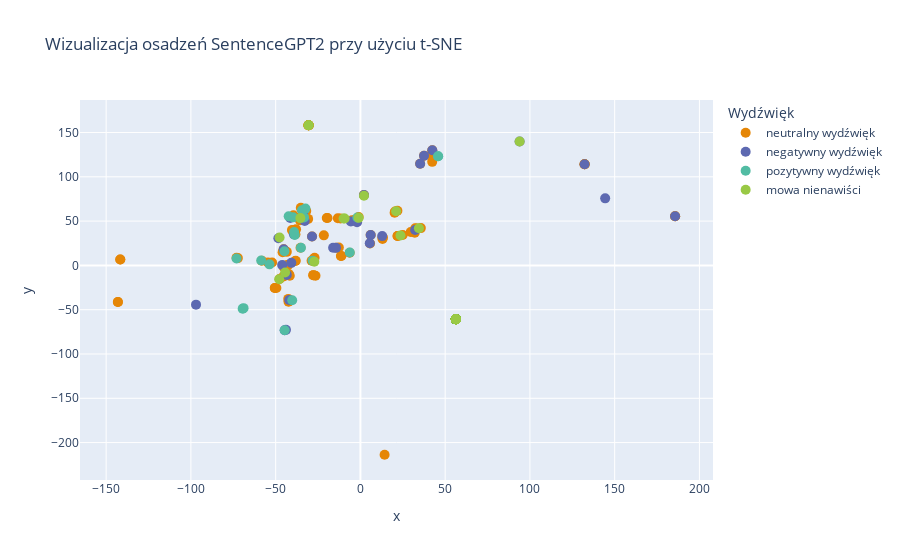

This figure's notebook cell:
### Code cell
run_model2('nie3e/sentiment-polish-gpt2-small', dataset, use_lora = True)

### Figure 1 — Plotly figure (JSON) as saved in the notebook; plotly's stock layout.template omitted (floating-point values rounded to 4 significant figures; data arrays with more than 128 entries replaced by an {"elided": "..."} marker saying what was removed)
{"data": [{"hovertemplate": "<b>%{hovertext}</b><br><br>Wydźwięk=neutralny wydźwięk<br>x=%{x}<br>y=%{y}<extra></extra>", "hovertext": {"elided": "421 str values"}, "legendgroup": "neutralny wydźwięk", "marker": {"color": "rgb(229, 134, 6)", "size": 10, "symbol": "circle"}, "mode": "markers", "name": "neutralny wydźwięk", "orientation": "v", "showlegend": true, "type": "scatter", "x": {"elided": "421 float values"}, "xaxis": "x", "y": {"elided": "421 float values"}, "yaxis": "y"}, {"hovertemplate": "<b>%{hovertext}</b><br><br>Wydźwięk=negatywny wydźwięk<br>x=%{x}<br>y=%{y}<extra></extra>", "hovertext": {"elided": "175 str values"}, "legendgroup": "negatywny wydźwięk", "marker": {"color": "rgb(93, 105, 177)", "size": 10, "symbol": "circle"}, "mode": "markers", "name": "negatywny wydźwięk", "orientation": "v", "showlegend": true, "type": "scatter", "x": {"elided": "175 float values"}, "xaxis": "x", "y": {"elided": "175 float values"}, "yaxis": "y"}, {"hovertemplate": "<b>%{hovertext}</b><br><br>Wydźwięk=pozytywny wydźwięk<br>x=%{x}<br>y=%{y}<extra></extra>", "hovertext": {"elided": "176 str values"}, "legendgroup": "pozytywny wydźwięk", "marker": {"color": "rgb(82, 188, 163)", "size": 10, "symbol": "circle"}, "mode": "markers", "name": "pozytywny wydźwięk", "orientation": "v", "showlegend": true, "type": "scatter", "x": {"elided": "176 float values"}, "xaxis": "x", "y": {"elided": "176 float values"}, "yaxis": "y"}, {"hovertemplate": "<b>%{hovertext}</b><br><br>Wydźwięk=mowa nienawiści<br>x=%{x}<br>y=%{y}<extra></extra>", "hovertext": ["@USER Gorszącej niechęci, co ty pierdolisz?", "#Woronicza17 Jako telewidz słyszę ciągłe mamrotanie posła PO. P. pośle MAMROT jest dobry na ławeczce w Wilkowyjach.", "@USER Sam się sobie dziwie ale nie często można pisać z amebą :)", "@USER @USER @USER @USER @USER Spokojnie, napewno się nie załapiesz. Za mało inteligentny jesteś", "@USER Na miejscu protestujących, przed tymi kamerami napluł bym mu w pysk i wywalił stamtąd na butach", "@USER Widzisz, i to jest różnica między człowiekiem inteligentnym a kimś, komu apaszka odcina dopływ tlenu w do mózgu.", "Ani jednego człowieka z pis nie toleruję, tak mam, coś ze mną nie tak chyba", "@USER @USER Tym.razem zakończymy ta dyskusje bo szkoda mi czasu na gawędy o niczym z debilem.", "@USER Co za jebana chorągiewka. Zero szacunku dla takich zawodników.", "@USER @USER Jakiś prosty przepis by wymyslili, a tak  teraz karakan wyglada jakby mial pelne pieluchomajtki", "@USER @USER @USER I się schowam, pisz debilu", "@USER Tak samo jak twoje brednie na TT sfrustrowany starcze.", "Psychopolactwo w kontrnatarciu, spierdalam do piwnicy", "@USER Pan Prezydent A. Duda. Glabie.", "@USER @USER Twitter jest bez ciebie jak świadek Jehowy szarpiący klamkę", "LUDZIE MAJĄ BÓL DUPY O NOTATKI JAKIEJŚ LASKI AJM????\\nzostawcie ja w spokoju kurwa jesteście jacyś jebnieci wszyscy", "@USER @USER scierwa, zdrajcy, szubienica, bereza, lewactwo kwiczy, boli ich to o mnie, ale proste może być życie", "@USER Potraficie spierdolić najprostszą sprawę. Jesteście palantami a nie opozycją. Won z Sejmu.", "@USER Ale Pani nie pomyli się nikomu - wredna i upierdliwa stara panna jedyna w swoim rodzaju.", "@USER @USER Kolejny fejkowy program. 100% insynuacji na zapotrzebowanie PiSu. Szmaciarska tv.", "@USER Już wycie wasze nie pomoże komunistycznej kaście sędziowskiej.Teraz jeszcze te niemieckie media uporządkować trzeba.", "@USER @USER Fajny taki dyspozycyjny klakier osobisty 👏", "@USER Faszyzujący ultrasie, jak tam sprawa z koroną?", "@USER Ten Pan w okularach w środku to też niepełnosprawny. Umysłowo.", "@USER W ramach przywracania skromności Prezes powinien zmienić nazwę spółki Srebrna na Skromna. Ciemny lud to kupi.", "Jutro idę z faszystami na rower, są pojebani", "@USER @USER Ty kurwa @USER nie pierdol w tv bo sie żygać chce", "Gówniak układał playlistę na drogę oprócz wiadomo tamagotchi tamagotchi tamagotchi, było nasze mózgi wypełnione są marią", "@USER Bo to francowate h....je są😁😁", "@USER widocznie pani sędzia dziecinnieje, bo zachowuje się jak przedszkolak który chce robić na złość", "@USER @USER @USER Co oni mają w tych swoich łbach?", "@USER Hehehehehe.A pani@USER jak zwykle w gigantycznej formie intelektualnej😁😁", "@USER Masz się czym martwić przyjdzie kolej i na ciebie cierpliwości😱😱😱", "@USER @USER @USER @USER Tępym chujem to jesteś ty. Jak nie wierzysz to popatrz w lustro.", "czy PO już przeprosiło za swojego fanatyka Ryszarda Cybę czy on też był chory psychicznie ? #woronicza17", "@USER Ty debili, zapytaj się swojego premiera gdzie kwiatki dzisiaj składał", "@USER Widze, że nawet murzyni są w fanclubie :)", "@USER @USER Nie odzywaj się jak się Ciebie nikt o nich nie pyta.", "@USER A jak napiszę na Pani domu \\\"debil\\\" to się Pani nie obrazi i nie zadzwoni na Policję?", "@USER @USER No pewnie. Niepełnosprawnych zamkneliscie w sejmie to się zrobiło bezpiecznie na ulicach. Taka prawda kłamco.", "@USER Gdzie jest Zalewska??? Przestępca i złodziej ministrem edukacji. To tylko w pislandii. Ale spoko. Duda w poniedziałek ułaskawi.", "@USER rozjebala się jak Rosja na mapie i siedzi kurwa", "@USER naprawdę chcę usiąść komuś na kolanka i wtulic się czyjąś szyję", "Jak usłyszę słowo ciapaci, albo coś w tym stylu rezygnuję", "@USER @USER to musi być frustrujące grać z takimi cieniasami z jakimi grał tam w Japonii", "@USER @USER Ty jesteś z tych umundurowanych Tumanowiczów?", "@USER @USER DOBRA WIADOMOŚĆ DLA L EWACTWA I DLA CIEBIE LISKU PISIORY  44  %  TOTALNI DEBILE 14  %  SUPER!!!!!!", "@USER @USER @USER @USER @USER @USER Bo Gadowski już dawno powinien być zutylizowany.", "@USER mam taką zasade że do ludzi których nie szanuje nie mówie na pan.Przykro mi.", "@USER @USER Kiedy ten patologiczny kłamca skończy wreszcie opluwać Polaków i Polskę czy niema paragrafu na tę hienę?", "21 października wytępmy to peowskie robactwo z naszego domu. Że posłużę się retoryką narzuconą przez miłujacą pokój totalną oPOzycję.", "@USER komunistycznym żydom pomagać, pisdzielstwu na łeb coś padło", "@USER Wypad parchu z mojej rozmowy. Nie rozmawia z prymitywami o IQ na poziomie temperatury własnego ciała.", "@USER #słowoNaNiedzielę \\nZaprawdę powiadam Wam,aby wykastrować księdza,trzeba ministranta w podbródek kopnąć.\\nAmen.", "@USER Ten płaczliwy histeryk, parodii prokuratora, rozemocjonowany idiota", "@USER @USER Dobra spierdalaj, ja też spierdalam", "@USER Bilony z vat, biliony z pit, tak tylko piśdzielstwo drenuje", "@USER Polacy też wiedzą, że jednym z największych debili jest niejaki Ziemkiewicz.", "@USER @USER @USER Ale to słabe, jak całe psychpolactwo", "@USER Kto to mówi hehe do gazu hehe", "@USER Nieoficjalnie: Trybuna za bramką na Lechu w następnym sezonie będzie nosiła nazwę Curva Dość.", "@USER @USER @USER Trzeba było walczyć w kraju a nie spierdalać za granicę a teraz pierdzielisz bzdury", "Nagrody, premie, karty, kurwy na telefon, spowiedź przez telefon,", "@USER To sprawaka któregoś z nich. Zgadnij którego:TW Wolfgang, TW Faraon,TW Rycerz,TW Balbina, TW Michał", "@USER @USER Ja zwykle,Twoje życie musi być puste, że nie przychodzi Ci nic lepszego na myśl?", "@USER @USER Oj GW i N cudowna...wy to macie pojebane w tych glówkach", "@USER @USER Tak\\nDla Polaka to potrzeba:\\nJebać #PiSkomuna trzeba!\\nNa Twitterze, w Internecie,\\nGdzie żerują te ich śmiecie!", "@USER @USER Dopiero przyniesie, kiedy banda idiotów, którzy zrezygnowali z pracy dostaną gówno a nie emeryturę.", "@USER A ja uważam, że jesteś bucem.", "@USER @USER Won @USER @USER reszta mile widziana, jai ty, ty i ja", "@USER @USER @USER Rozmawiacie? O czym ty bredzisz pajacu.", "@USER Gdy Pan dosypuje węgiel do kotła w takim tempie, istnieje duże prawdopodobieństwo, że pęknie Panu baniak.", "@USER @USER Z Cymańskiego zrobił się taki stary buc, który już sam nie wie jak ma mówić. Ale w lawirowaniu niepokonany.", "@USER @USER Widzę, że wybujałe ego zasłania ci pole widzenia.", "@USER @USER Dzikusie pamiętaj godność, patriotyzm, historia, cnotliwość degeneracie jeden", "I chuj mnie obchodzi, wypierdalać", "@USER O czym ty bredzisz. Poczytaj sobie depesze agencyjne po dzisiejszym dniu.", "@USER Jest cham miejski i wiejski. I też tak to tu zostawię.", "Kto takich @USER godnościowców  o dupę wytartych obserwuje, czekam na statystykę", "Cała jebana polandia zamienia się w faszystowskie gówno", "@USER @USER Kamilo jak patrzę na Ciebie to widzę obraz nędzy i rozpaczy", "@USER Kto zniósł progresję? Nie Pisdzielstwo", "@USER @USER Tajna grupa na FB? Zmieńcie dealera albo przestańcie ćpać.", "@USER @USER Słaby to jesteś Ty chowając się za takim awatarem.", "@USER @USER @USER I znowu dwaj kretyni z TVP info", "@USER Jak się jest tępym  to się wazelini Jarkowi. Innej roboty w normalnym sądzie z takimi opiniami jakie się ma nie będzie.", "@USER @USER Reporter TVN nie dostał 20k za heilowanie, czyli wychodzi że jest jedynym nazistą na tej imprezie.", "@USER Jego profil na FB pełny rasistowskich postów działa nadal.", "@USER Podsumowując:\\nObciach mierzymy w gmyzach, a \\na poziom utraty kontroli, w kukizach.", "@USER Już nie mogę doczekać się wyborów. Takich półgłówków jak w nowośmiesznej to świat jeszcze nie oglądał.", "@USER Daj mi znać a ja ci powiem ze nawet jakby nie wyszło to się nie martw bo faceci to dranie :’)", "@USER Które dno osiągnął Pan tym razem? Bo IQ rozwielitka ma wyższe.", "@USER Ja pamiętam jak spiewalo się \\\" Węgrzyn Kazimierz nierusz Kazika bo zginiesz \\\" a chłop teraz dzban roku w c+", "@USER @USER Morawieckiego łżesz jak bura suka", "@USER @USER @USER @USER @USER Ty się ciulu za robotę weź a nie tylko imprezujesz non stop pajacu", "@USER Hehe słaby padolino na karnego jak by rękę mu zlamalo To może sędzia by się nabrał", "#Woronicza 17 poseł Halicki oburzony za Bolka.Naprawdè taki tępy czy tylko udaje idiotę?", "pieknie nawiązanie do nacjonalizmów 1814, do geopolityki, znaczenia ue, no panie troche rozumu trzeba, trochę rozumu", "@USER @USER Mówi się lobotomia PiSowski nieuku.", "@USER @USER Ręce precz od Polski szwabie", "@USER @USER @USER Za co ty kasę bierzesz załgana kobieto? To twoja robota a nie opozycji.", "@USER @USER Budowa patriotyzmu poprzez fałszowanie historii. Ty zakłamany skurwysynie.", "@USER Niech spierdala. Przyszedł z PiSu i myślał że się na coś załapie, ale się nie udało", "@USER Jaka ta Kamilusia mądra. Szkoda tylko ,że w jedną stronę. Ale jakie to typowe dla Po-Now.", "@USER @USER @USER Szczególnie możemy być dumni z idioty prezydenta uzależnionego od starego frustrata z kotem.", "@USER @USER Żeby mu ludzie wpierdol spuścili?", "@USER Żelek niepierdo... \\nSlask wygrał szczęśliwie", "@USER Tylko wpisy pisdzielstwa, macie gówno między nogami, spokojnie @USER @USER", "@USER @USER @USER Szczekać to mogą tacy jak ty #delegalizacja", "@USER @USER @USER wypad gnido z mojego miasta.", "@USER To jest niszczenie mienia, takie samo jakby na ścianie pani domu ktos napisał  \\\"tu mieszka durna baba\\\"", "@USER @USER Obie te kobiety mógłby ktoś poruszyć. Może ich mózgi potem zaczęłyby normalnie pracować.", "@USER @USER Daruj sobie, dno już osiągnąłeś, teraz to już tylko szambo.", "@USER dobre ? Chyba śmieszne.Mogli jeszcze napisać w jakich koszulkach grają bo janusze mogą się pomylić @USER", "@USER Hej TVN, będzie drugi sezon\\n\\\"Urodzin Hitlera\\\"?\\nZa 30 tys. można by dołożyć jakiego księdza pedofila.\\n#pytamboniewiem", "@USER @USER Prymityw to jest karalne", "@USER @USER Chociaż futro ma z jenota,\\nTo nie PIMP, a zwykła ciota\\nLansik, dziwka, no i kasa,\\nTaka rola jest kutasa"], "legendgroup": "mowa nienawiści", "marker": {"color": "rgb(153, 201, 69)", "size": 10, "symbol": "circle"}, "mode": "markers", "name": "mowa nienawiści", "orientation": "v", "showlegend": true, "type": "scatter", "x": [56.3, -30.57, 56.3, 56.3, 56.3, 56.3, -47.69, 56.3, 56.3, 56.3, 56.3, 56.3, -35.42, 56.3, 56.3, 23.63, 56.3, 56.3, 56.3, 56.3, 56.3, 56.3, 56.3, 56.3, 56.3, -27.19, 56.3, 34.53, 56.3, 56.3, 56.3, 56.3, 56.3, 56.3, -9.296, 56.3, 56.3, 56.3, 56.3, 56.3, 56.3, 56.3, 56.3, 93.92, 56.3, 56.3, 56.3, 56.3, 56.3, 56.3, 21.06, 56.3, 56.3, 56.3, 56.3, 56.3, 56.3, 56.3, 56.3, 56.3, 56.3, 56.3, 2.1, 56.3, 56.3, 56.3, 56.3, 56.3, 56.3, 56.3, 56.3, 56.3, 56.3, 56.3, 56.3, -1.044, 56.3, 56.3, -47.9, -44.42, 56.3, 56.3, 56.3, 56.3, 56.3, 56.3, 56.3, 56.3, 56.3, 56.3, 56.3, 56.3, 56.3, 56.3, 56.3, 56.3, -30.57, -9.94, 56.3, 56.3, 56.3, 56.3, 56.3, 56.3, 56.3, 56.3, 56.3, 56.3, 56.3, 56.3, 56.3, 56.3, 56.3, 56.3, 56.3, 56.3, 56.3], "xaxis": "x", "y": [-60.78, 158.2, -60.78, -60.78, -60.78, -60.78, 31.54, -60.78, -60.78, -60.78, -60.78, -60.78, 53.36, -60.78, -60.78, 33.82, -60.78, -60.78, -60.78, -60.78, -60.78, -60.78, -60.78, -60.78, -60.78, 4.217, -60.78, 41.85, -60.78, -60.78, -60.78, -60.78, -60.78, -60.78, 52.95, -60.78, -60.78, -60.78, -60.78, -60.78, -60.78, -60.78, -60.78, 139.9, -60.78, -60.78, -60.78, -60.78, -60.78, -60.78, 61.01, -60.78, -60.78, -60.78, -60.78, -60.78, -60.78, -60.78, -60.78, -60.78, -60.78, -60.78, 78.57, -60.78, -60.78, -60.78, -60.78, -60.78, -60.78, -60.78, -60.78, -60.78, -60.78, -60.78, -60.78, 53.66, -60.78, -60.78, -15.73, -8.067, -60.78, -60.78, -60.78, -60.78, -60.78, -60.78, -60.78, -60.78, -60.78, -60.78, -60.78, -60.78, -60.78, -60.78, -60.78, -60.78, 158.2, 52.91, -60.78, -60.78, -60.78, -60.78, -60.78, -60.78, -60.78, -60.78, -60.78, -60.78, -60.78, -60.78, -60.78, -60.78, -60.78, -60.78, -60.78, -60.78, -60.78], "yaxis": "y"}], "layout": {"legend": {"title": {"text": "Wydźwięk"}, "tracegroupgap": 0}, "title": {"text": "Wizualizacja osadzeń SentenceGPT2 przy użyciu t-SNE"}, "xaxis": {"anchor": "y", "domain": [0, 1], "title": {"text": "x"}}, "yaxis": {"anchor": "x", "domain": [0, 1], "title": {"text": "y"}}}}
